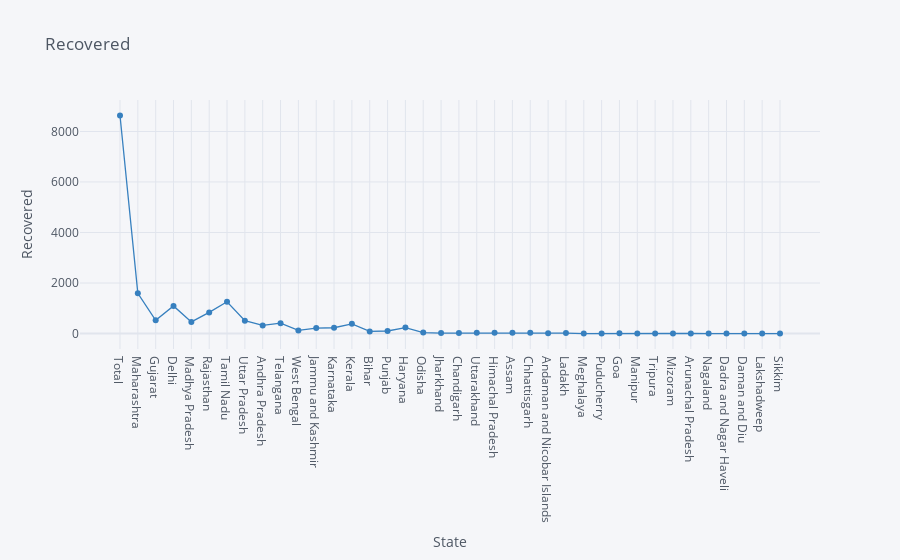

Notebook cell for this chart:
### Markdown cell above
# Recovered Cases as per State

### Code cell
df.iplot(kind="scatter",x="State",y="Recovered",mode='markers+lines',title="Recovered",xTitle="State",yTitle="Recovered",colors='blue',size=0)

### Figure 1 — Plotly figure (JSON) as saved in the notebook; plotly's stock layout.template omitted (floating-point values rounded to 4 significant figures)
{"data": [{"line": {"color": "rgba(55, 128, 191, 1.0)", "dash": "solid", "shape": "linear", "width": 1.3}, "marker": {"size": 0, "symbol": "circle"}, "mode": "markers+lines", "name": "Recovered", "text": "", "type": "scatter", "x": ["Total", "Maharashtra", "Gujarat", "Delhi", "Madhya Pradesh", "Rajasthan", "Tamil Nadu", "Uttar Pradesh", "Andhra Pradesh", "Telangana", "West Bengal", "Jammu and Kashmir", "Karnataka", "Kerala", "Bihar", "Punjab", "Haryana", "Odisha", "Jharkhand", "Chandigarh", "Uttarakhand", "Himachal Pradesh", "Assam", "Chhattisgarh", "Andaman and Nicobar Islands", "Ladakh", "Meghalaya", "Puducherry", "Goa", "Manipur", "Tripura", "Mizoram", "Arunachal Pradesh", "Nagaland", "Dadra and Nagar Haveli", "Daman and Diu", "Lakshadweep", "Sikkim"], "y": [8633, 1593, 527, 1092, 461, 836, 1258, 510, 321, 409, 124, 216, 229, 383, 84, 101, 235, 39, 19, 18, 36, 27, 29, 36, 16, 17, 0, 5, 7, 2, 2, 0, 1, 0, 0, 0, 0, 0]}], "layout": {"legend": {"bgcolor": "#F5F6F9", "font": {"color": "#4D5663"}}, "paper_bgcolor": "#F5F6F9", "plot_bgcolor": "#F5F6F9", "title": {"font": {"color": "#4D5663"}, "text": "Recovered"}, "xaxis": {"gridcolor": "#E1E5ED", "showgrid": true, "tickfont": {"color": "#4D5663"}, "title": {"font": {"color": "#4D5663"}, "text": "State"}, "zerolinecolor": "#E1E5ED"}, "yaxis": {"gridcolor": "#E1E5ED", "showgrid": true, "tickfont": {"color": "#4D5663"}, "title": {"font": {"color": "#4D5663"}, "text": "Recovered"}, "zerolinecolor": "#E1E5ED"}}}
